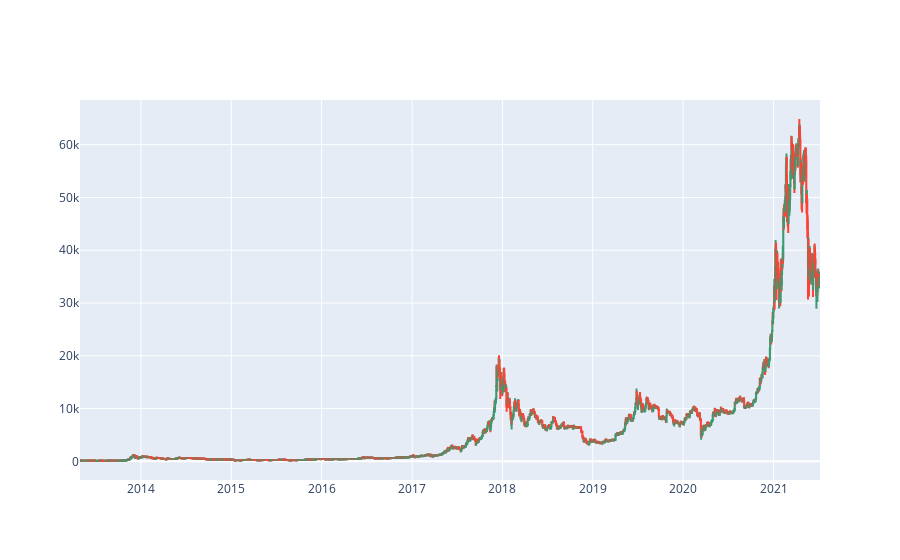

Write notebook code for a chart like this one.
### Code cell
import plotly.graph_objects as go

candlestick = go.Candlestick(
                            x=bitcoin_df.Date,
                            open=bitcoin_df['Open'],
                            high=bitcoin_df['High'],
                            low=bitcoin_df['Low'],
                            close=bitcoin_df['Close']
                            )

fig = go.Figure(data=[candlestick])
fig.update_layout(xaxis_rangeslider_visible=False)

fig.show()

### Figure 1 — Plotly figure (JSON) as saved in the notebook; plotly's stock layout.template omitted (floating-point values rounded to 4 significant figures; data arrays with more than 128 entries replaced by an {"elided": "..."} marker saying what was removed)
{"data": [{"close": {"elided": "2991 float values"}, "high": {"elided": "2991 float values"}, "low": {"elided": "2991 float values"}, "open": {"elided": "2991 float values"}, "type": "candlestick", "x": {"elided": "2991 str values"}}], "layout": {"xaxis": {"rangeslider": {"visible": false}}}}
